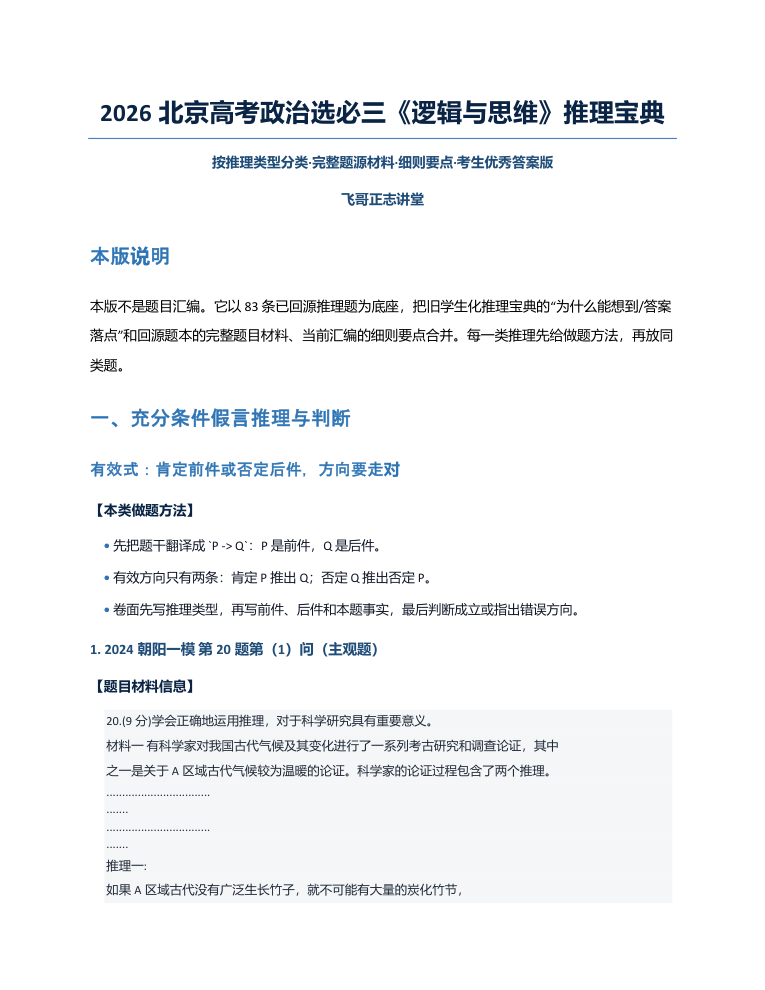
#> input picture 选必三双宝典_哲学宝典完全对齐返工_2026-05-25/23_reasoning_baodian_full_rebuild_20260606/qa/pdf_render_qa/sample_page_001.png, 765 x 990 px
$ python -i qa_pdf_render_v23.py   (imports and definitions only)
#> lines starting #> are read from the running program, lines starting #| are printed output that depends on the picture
#> further down, picture is the input picture: PIL image 765x990 RGB; mean R, G, B 243.8, 245.1, 246.6
from __future__ import annotations

import json
import math
from pathlib import Path

import fitz
from PIL import Image, ImageChops


ROOT = Path(__file__).resolve().parents[1]
PDF = ROOT / "qa" / "word_export_simplified" / "reasoning_baodian_v23_word_export.pdf"
OUT_DIR = ROOT / "qa" / "pdf_render_qa"
SUMMARY = ROOT / "qa" / "PDF_RENDER_QA_20260606.json"

MARKERS = [
    "【题目材料信息】",
    "【设问/选项】",
    "【细则要点】",
    "【为什么能想到】",
    "【考生优秀答案】",
    "【本类做题方法】",
]
FORBIDDEN = [
    "/Users",
    "C:\\",
    "source_extracted",
    "OCR",
    "A-formal",
    "B-choice-signal",
    "题号 |",
    "评标",
    "评分标准",
    "参考答案",
]


def nonwhite_ratio(image: Image.Image) -> float:
    rgb = image.convert("RGB")
    bg = Image.new("RGB", rgb.size, "white")
#> bg: PIL image 765x990 RGB; every value is 255
    diff = ImageChops.difference(rgb, bg).convert("L")
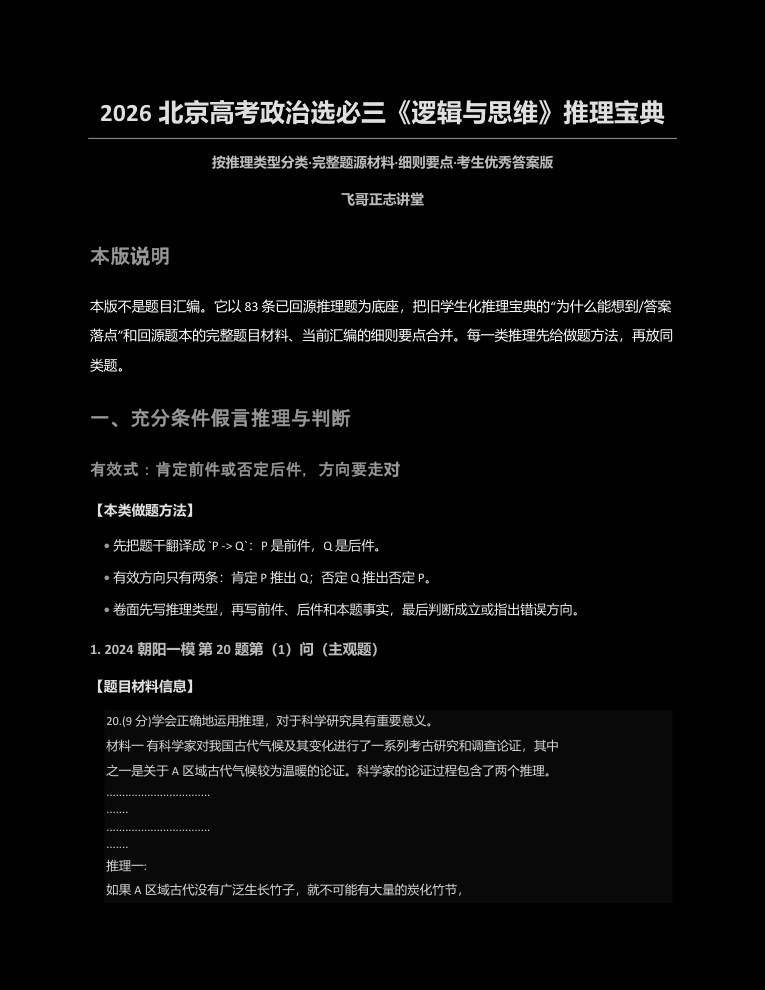
#> diff: PIL image 765x990 L; min 0, max 255, mean 10
    hist = diff.histogram()
#> hist = 256 values, max 602840 at index 0, min 13 at index 253, mean 2958.4
    nonwhite = sum(hist[8:])
#> nonwhite = 151314
    return nonwhite / float(rgb.size[0] * rgb.size[1])


# [93 lines left out: functions render_page, build_contact_sheet, main, not called in this run]


# [2 lines not run here, left out]

>>> from PIL import Image
>>> picture = Image.open('../qa/pdf_render_qa/sample_page_001.png')
>>> result = nonwhite_ratio(picture)
#> result = 0.2

$ run again, on reports/bixiu4_philosophy_accepted_base_second_mock_patch_2026-05-23/07_render_check/source_pages/xicheng_rubric_contact.png
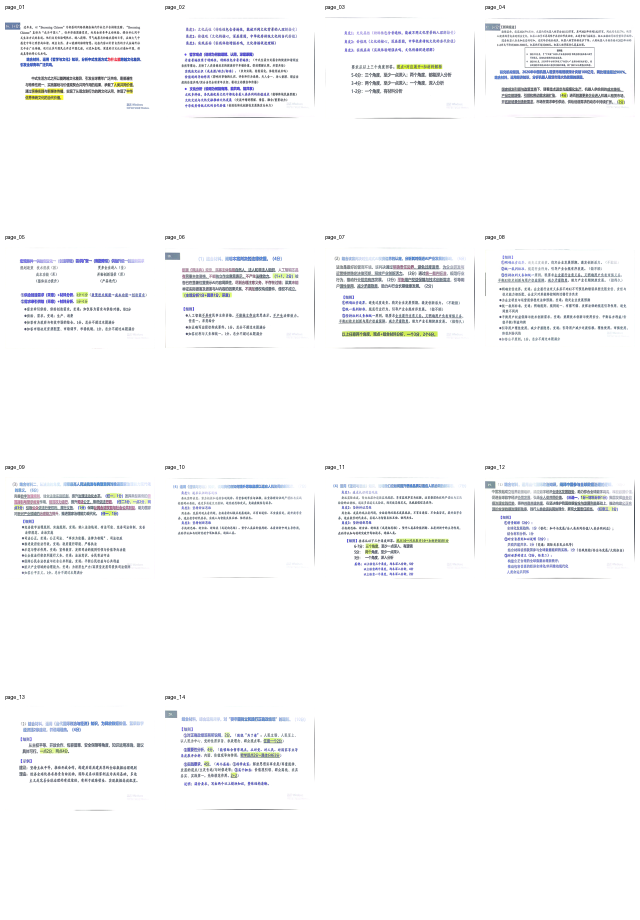
#> input picture reports/bixiu4_philosophy_accepted_base_second_mock_patch_2026-05-23/07_render_check/source_pages/xicheng_rubric_contact.png, 1280 x 1840 px (shown at 1/2 size)
#> picture is the input picture: PIL image 1280x1840 RGB; mean R, G, B 248, 248.4, 249.3
#> bg: PIL image 1280x1840 RGB; every value is 255
#> in nonwhite_ratio, `diff = ImageChops.difference(rgb, bg).convert("L")`:
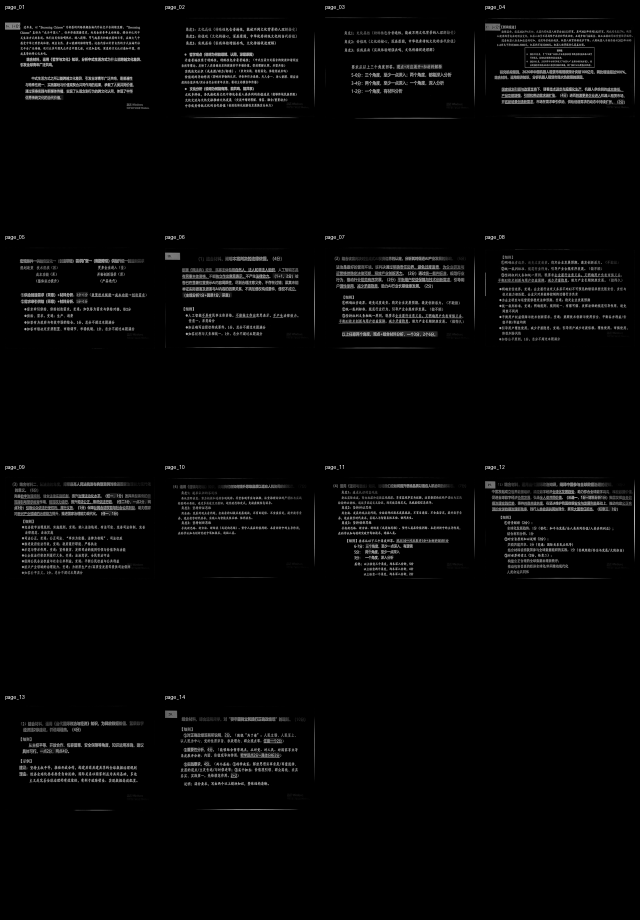
#> diff: PIL image 1280x1840 L (shown at 1/2 size); min 0, max 252, mean 6.6
#> hist = 256 values, max 2118092 at index 0, min 0 at index 250, mean 9200
#> nonwhite = 192167
#> result = 0.0816

$ run again, on 选必三双宝典_哲学宝典完全对齐返工_2026-05-25/24_reasoning_baodian_ultimate_claude_prompt_20260606/qa/pdf_render_qa/sample_page_121.png
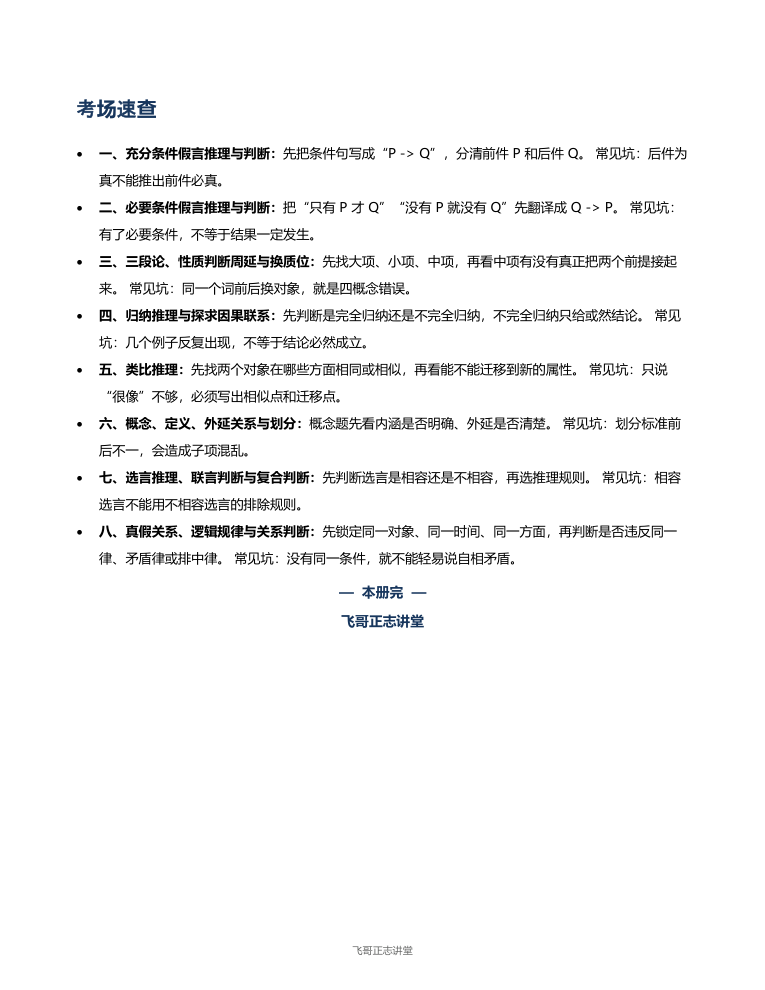
#> input picture 选必三双宝典_哲学宝典完全对齐返工_2026-05-25/24_reasoning_baodian_ultimate_claude_prompt_20260606/qa/pdf_render_qa/sample_page_121.png, 765 x 990 px
#> picture is the input picture: PIL image 765x990 RGB; mean R, G, B 245.6, 245.7, 245.8
#> bg: PIL image 765x990 RGB; every value is 255
#> in nonwhite_ratio, `diff = ImageChops.difference(rgb, bg).convert("L")`:
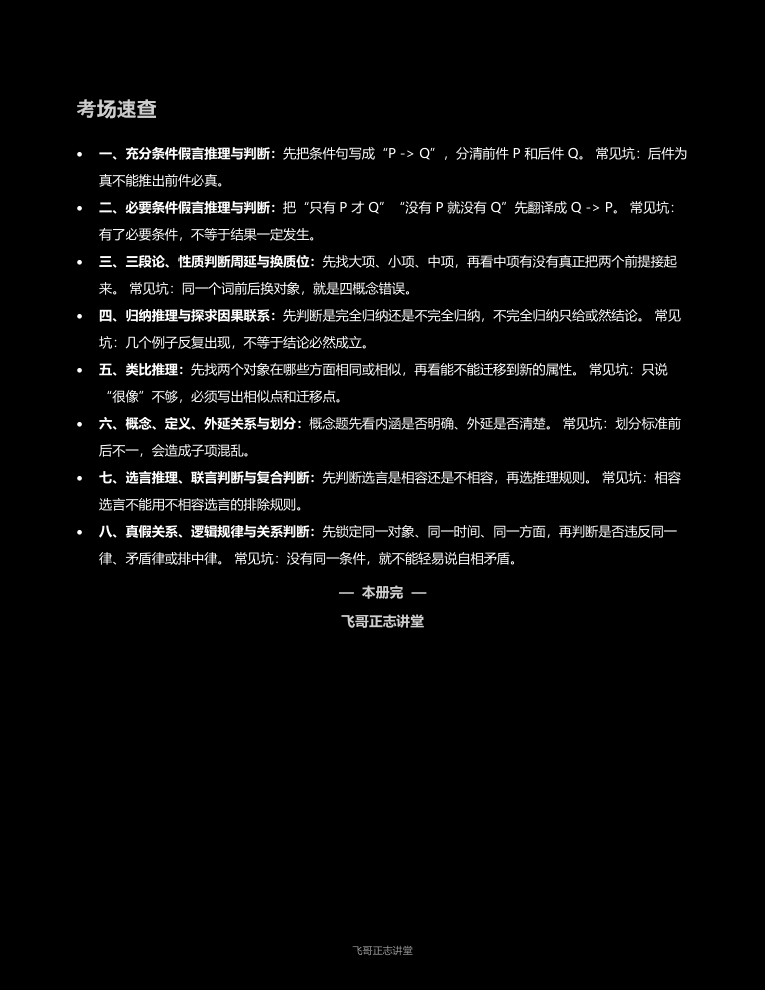
#> diff: PIL image 765x990 L; min 0, max 255, mean 9.3
#> hist = 256 values, max 703980 at index 0, min 0 at index 128, mean 2958.4
#> nonwhite = 51271
#> result = 0.0677
